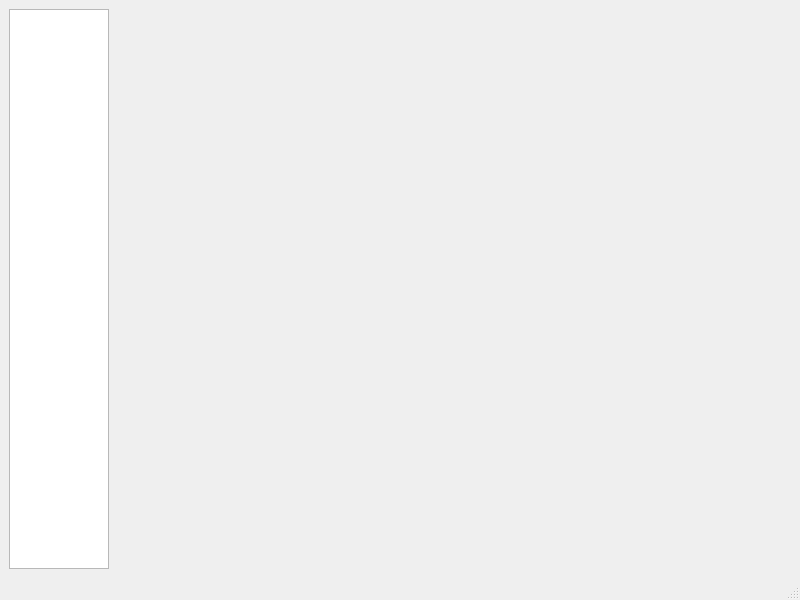
<?xml version="1.0" encoding="UTF-8"?>
<ui version="4.0">
 <class>MainWindow</class>
 <widget class="QMainWindow" name="MainWindow">
  <property name="geometry">
   <rect>
    <x>0</x>
    <y>0</y>
    <width>800</width>
    <height>600</height>
   </rect>
  </property>
  <property name="windowTitle">
   <string>MainWindow</string>
  </property>
  <widget class="QWidget" name="centralwidget">
   <layout class="QHBoxLayout" name="horizontalLayout">
    <item>
     <widget class="QListWidget" name="listWidget">
      <property name="maximumSize">
       <size>
        <width>100</width>
        <height>16777215</height>
       </size>
      </property>
     </widget>
    </item>
    <item>
     <widget class="QStackedWidget" name="stackedWidget"/>
    </item>
   </layout>
  </widget>
  <widget class="QMenuBar" name="menubar">
   <property name="geometry">
    <rect>
     <x>0</x>
     <y>0</y>
     <width>800</width>
     <height>26</height>
    </rect>
   </property>
  </widget>
  <widget class="QStatusBar" name="statusbar"/>
 </widget>
 <resources/>
 <connections/>
</ui>
